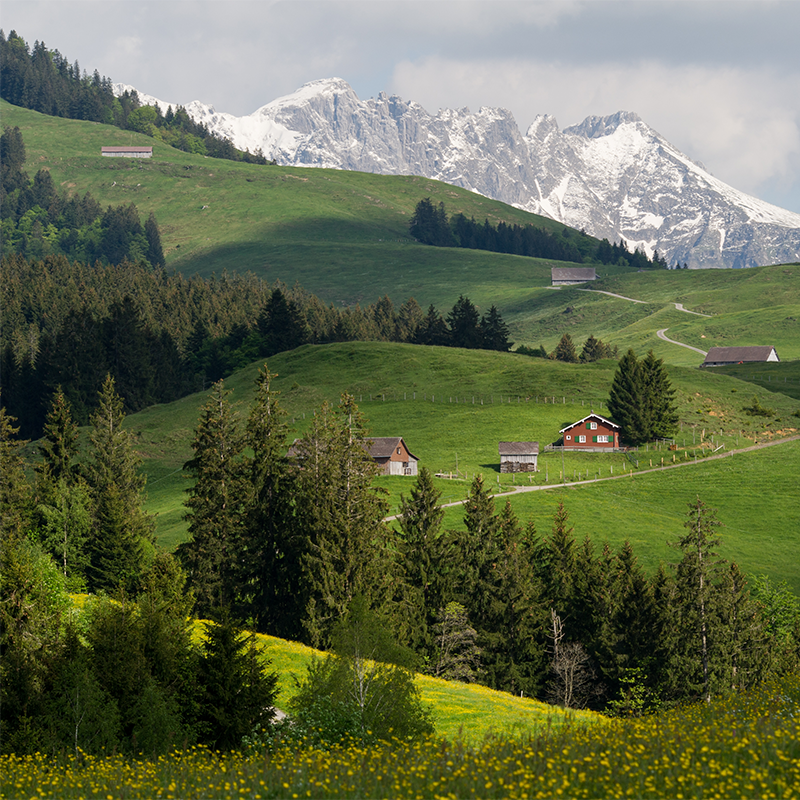
//> input picture 12주차/landscape-left.bmp, 800 x 800 px
$ ./week11   (built with g++ and OpenCV 4)
//> lines starting //> are read from the running program, lines starting //| are printed output that depends on the picture
### 12주차/SIFT_Descriptor.h
#pragma once
#include "SIFT.h"

class SIFT_Desc
{
public:
	SIFT_Desc(float discriptor[8])
	{
		for(int i = 0; i <8; ++i)
			this->discriptor[i] = discriptor[i];
	}
	float discriptor[8];
};

class SIFT_Descriptor
{
public:
	std::vector<SIFT_Desc> SIFT_DescVec;
	void FindDominantOrientation(SIFT_c&sift);
	void MakeDescriptor(SIFT_c&sift);
};

### 12주차/sift.h
#pragma once
#include "opencv2\opencv.hpp"
#include <vector>

class keyPoint
{
public:
	keyPoint(int y, int x, int oct, double sig) : y(y), x(x), octave(oct), sigma(sig){}
	int y;
	int x;
	int octave;
	double sigma;
	float dominantOrient;
};

class Octave
{
public:
	cv::Mat gauImage[6];
	cv::Mat DoG[5];
	int octave;
};

class SIFT_c
{
public:
	std::vector<Octave> octaveVec;
	std::vector<keyPoint> keyPointVec;
	double sig[6];
public:
	void InitSig();
	void MakeOctaveImg(cv::Mat& org);
	void DOG();
	void FindKeyPoint();
	void DrawKeyPoint(cv::Mat &dst);
	int GetSigmaIdx(float sigma)
	{
		for(int i = 0; i < 6; ++i)
			if(sigma == sig[i])
				return i;
	}
};

### 12주차/SIFT_Descriptor.cpp
#include "SIFT_Descriptor.h"

void SIFT_Descriptor::FindDominantOrientation(SIFT_c& sift)
{
	// 에지 히스토그램 개수
	const int SIFT_ORI_HIST_BINS = 36;
	for (int i = 0; i < sift.keyPointVec.size(); i++)
	{
		keyPoint& key = sift.keyPointVec[i];

		/*
		컴퓨터비전 256p
		Hess가 구현한 방법에서는 1.5 x 3 x Sigma를 반올림하여 w를 구한 후
		(2w+1) x (2w+1)의 윈도우를 사용하였다.
		*/
		int radius = 1.5 * 3 * key.sigma;


		std::vector<float> orient;
		std::vector<float> mag;

		// Octave와 Sigma에 맞는 영상으로 처리
		int sigmaIdx = sift.GetSigmaIdx(key.sigma);
		const cv::Mat& img = sift.octaveVec[key.octave].gauImage[sigmaIdx];
		for (int h = -radius; h <= radius; ++h)
		{
			int y = key.y + h;
			if (y <= 0 || y >= img.rows - 1)
				continue;
			for (int w = -radius; w <= radius; w++)
			{
				int x = key.x + w;
				if (x <= 0 || x >= img.cols - 1)
					continue;

				// 픽셀별 dx와 dy를 계산하시오.
				float dx = (float)(img.at<uchar>(y, x + 1) - img.at<uchar>(y, x - 1));
				float dy = (float)(img.at<uchar>(y + 1, x) - img.at<uchar>(y - 1, x));

				cv::Mat Mag(cv::Size(1, 1), CV_32FC1);
				cv::Mat Angle(cv::Size(1, 1), CV_32FC1);

				/*
					CV_EXPORTS_W void cartToPolar(InputArray x, InputArray y,
							  OutputArray magnitude, OutputArray angle,
							  bool angleInDegrees = false)
					x : dx
					y : dy
					magnitude : 에지 크기
					angle : 에지 방향
				*/
				// 에지 방향과 에지 크기를 계산하시오.
				cv::cartToPolar(dx, dy, Mag, Angle, true);

				orient.push_back(Angle.at<double>(0));
				mag.push_back(Mag.at<double>(0));
			}
		}

		float hist[SIFT_ORI_HIST_BINS] = { 0, };
		for (int s = 0; s < orient.size(); ++s)
		{
			//bin = 10도 간격으로 양자화된 에지 방향 값
			int bin = cvRound((SIFT_ORI_HIST_BINS / 360.f) * orient[s]);
			if (bin >= SIFT_ORI_HIST_BINS)
				bin -= SIFT_ORI_HIST_BINS;
			if (bin < 0)
				bin += SIFT_ORI_HIST_BINS;
			// 히스토그램의 값을 에지의 방향과 강도의 곱으로 계산
			hist[bin] += (1 * mag[s]);
		}

		//
		float maxval = hist[0];
		float maxOri = 0;
		// 값이 최대인 히스토그램 값을 Dominant Orienation으로 설정
		for (int ii = 1; ii < SIFT_ORI_HIST_BINS; ii++)
		{
			if (maxval < hist[ii])
			{
				maxval = hist[ii];
				maxOri = ii;
			}
		}

		key.dominantOrient = maxOri;
	}
}

void SIFT_Descriptor::MakeDescriptor(SIFT_c& sift)
{
	// 에지 히스토그램 개수
	const int SIFT_ORI_HIST_BINS = 8;
	for (int i = 0; i < sift.keyPointVec.size(); ++i)
	{
		keyPoint& key = sift.keyPointVec[i];
		/*
		컴퓨터비전 257p
		Hess가 구현한 방법에서는 siz를 3 x sigma로 설정하였다.
		*/
		int siz = 3 * key.sigma;


		// 36개로 양자화하여 10도씩 에지 히스토그램을 만들어기 때문에
		// 원래 에지를 계산하기 위해서 10을 곱해줌
		float orientation = key.dominantOrient * 10;

		cv::Point beginPoint = cv::Point(key.x - (2 * siz), key.y - (2 * siz));
		cv::Point endPoint = cv::Point(key.x + (2 * siz), key.y + (2 * siz));

		// Octave와 Sigma에 맞는 영상으로 처리
		int sigmaIdx = sift.GetSigmaIdx(key.sigma);
		const cv::Mat& img = sift.octaveVec[key.octave].gauImage[sigmaIdx];

		// 중점에서 회전하는 복합 행렬을 구하시오.
		/*
		CV_EXPORTS_W Mat getRotationMatrix2D( Point2f center, double angle, double scale );
		center : 중점 ? cv::Point로 넘김 ex) cv::Point(centerX, centerY)
		angle : 회전 방향
		scale : 스케일(실습에서는 1)
		*/
		cv::Mat m = cv::getRotationMatrix2D(cv::Point2f(img.cols / 2, img.rows / 2), orientation, 1);

		for (int h = beginPoint.y; h < endPoint.y; h += siz)
		{
			for (int w = beginPoint.x; w < endPoint.x; w += siz)
			{
				std::vector<float> orient;
				std::vector<float> mag;
				for (int h2 = h; h2 < h + siz; h2++)
				{
					for (int w2 = w; w2 < w + siz; w2++)
					{
						cv::Mat orgIdx(cv::Size(1, 2), CV_32FC1);

						orgIdx.at<float>(0) = h2;
						orgIdx.at<float>(1) = w2;

						// 복합 동차 행렬 계산
						int rotationIdxY = int(orgIdx.at<float>(0) * m.at<double>(0) + orgIdx.at<float>(1) * m.at<double>(1) + m.at<double>(2));
						int rotationIdxX = int(orgIdx.at<float>(0) * m.at<double>(3) + orgIdx.at<float>(1) * m.at<double>(4) + m.at<double>(5));

						if (rotationIdxX > 0 && rotationIdxX < img.cols - 1
							& rotationIdxY > 0 && rotationIdxY < img.rows - 1)
						{
							// 픽셀별 dx와 dy를 계산하시오.(rotationIdxY와 rotationIdxX를 이용하세요.)
							float dx = (float)(img.at<uchar>(rotationIdxY, rotationIdxX + 1) - img.at<uchar>(rotationIdxY, rotationIdxX - 1));
							float dy = (float)(img.at<uchar>(rotationIdxY + 1, rotationIdxX) - img.at<uchar>(rotationIdxY - 1, rotationIdxX));

							cv::Mat Mag(cv::Size(1, 1), CV_32FC1);
							cv::Mat Angle(cv::Size(1, 1), CV_32FC1);

							/*
							CV_EXPORTS_W void cartToPolar(InputArray x, InputArray y,
								  OutputArray magnitude, OutputArray angle,
								bool angleInDegrees = false)
							x : dx
							y : dy
							magnitude : 에지 크기
							angle : 에지 방향
							*/
							cv::cartToPolar(dx, dy, Mag, Angle, true);

							orient.push_back(Angle.at<double>(0));
							mag.push_back(Mag.at<double>(0));
						}
					}
				}


				float hist[SIFT_ORI_HIST_BINS] = { 0, };
				for (int s = 0; s < orient.size(); ++s)
				{
					//bin = 8단계로 양자화된 에지 방향 값
					int bin = cvRound((SIFT_ORI_HIST_BINS / 360.f) * orient[s]);
					if (bin >= SIFT_ORI_HIST_BINS)
						bin -= SIFT_ORI_HIST_BINS;
					if (bin < 0)
						bin += SIFT_ORI_HIST_BINS;

					hist[bin] += (1 * mag[s]);

				}

				float sum_of_hist = 0;
				// 정규화
				for (int quant_radius = 0; quant_radius < SIFT_ORI_HIST_BINS; ++quant_radius)
				{
					sum_of_hist += hist[quant_radius];
				}

				for (int quant_radius = 0; quant_radius < SIFT_ORI_HIST_BINS; ++quant_radius)
				{
					if (sum_of_hist != 0)
						hist[quant_radius] /= sum_of_hist;
				}


				SIFT_Desc des(hist);
				SIFT_DescVec.push_back(des);
			}
		}
	}
}

### 12주차/sift.cpp
#include "SIFT.h"
#include <string>
void SIFT_c::InitSig()
{
	sig[0] = 1.6;
	for(int i = 1; i < 6; ++i)
	{
		sig[i] = sig[i-1] * 1.26;
	}
}


void SIFT_c::MakeOctaveImg(cv::Mat& org)
{
	// 첫번째 영상은 스무딩인 적용되었다고 가정함
	Octave oct;
	oct.octave = octaveVec.size();
	org.copyTo(oct.gauImage[0]);

	// 이외의 이미지에 해당하는 시그마 만큼 가우시안 적용
	/*
	CV_EXPORTS_W void GaussianBlur( InputArray src, OutputArray dst, Size ksize,
                                double sigmaX, double sigmaY = 0,
                                int borderType = BORDER_DEFAULT );
	src - 원본 영상(org)
	dst - 결과 영상(oct.gauImage array)
	ksize - 커널 사이즈
	sigmaX - sigma(sig array)
	*/
	for(int i = 1; i < 6; ++i)
	{
		// 첫번째 이미지 이외의 이미지에 해당하는 시그마 만큼 가우시안 적용하시오.
		cv::GaussianBlur(org, oct.gauImage[i], cv::Size(), sig[i]);
	}

	octaveVec.push_back(oct);
}

void SIFT_c::DOG()
{
	Octave &oct = octaveVec[octaveVec.size()-1];
	for(int i = 1; i < 6; ++i)
	{
		// oct.gauImage array를 이용하여 oct.DoG array에 DOG를 생성하시오.
		oct.DoG[i-1] = oct.gauImage[i-1] - oct.gauImage[i];
	}
}

void SIFT_c::FindKeyPoint()
{
	int octIdx = octaveVec.size()-1;
	Octave &oct = octaveVec[octIdx];

	for(int o = 1; o <= 3; ++o)
	{
		for(int h = 1; h < oct.DoG[o].rows - 1; ++h)
		{
			for(int w = 1; w < oct.DoG[o].cols - 1; ++w)
			{
				// 특징점의 값에 문턱값을 적용하여
				// 너무 작은 값은 배제
				if(oct.DoG[o].at<uchar>(h,w) <= 8)
					continue;
				int max_v = oct.DoG[o].at<uchar>(h,w);
				int min_v = oct.DoG[o].at<uchar>(h,w);

				for(int o2 = o-1; o2 <= o+1; ++o2)
				{
					for(int h2 = h - 1; h2 <= h + 1; ++h2)
					{
						for(int w2 = w - 1; w2 <= w + 1; ++w2)
						{
							if(o == o2 && h == h2 && w == w2)
								continue;

							if(oct.DoG[o2].at<uchar>(h2,w2) > max_v)
							{
								max_v = oct.DoG[o2].at<uchar>(h2,w2);
							}

							if(oct.DoG[o2].at<uchar>(h2,w2) < min_v)
							{
								min_v = oct.DoG[o2].at<uchar>(h2,w2);
							}
						}
					}
				}
				//최댓, 최솟값이 현재 좌표이면 키포인트(특징점)으로 판단
				if(max_v == oct.DoG[o].at<uchar>(h,w))
					keyPointVec.push_back(keyPoint(h, w, octIdx, sig[o]));
				if(min_v == oct.DoG[o].at<uchar>(h,w))
					keyPointVec.push_back(keyPoint(h, w, octIdx, sig[o]));
			}
		}
	}
}

// [8 lines left out: function DrawKeyPoint, not called in this run]

### 12주차/week11.cpp
#include "SIFT.h"
#include "SIFT_Descriptor.h"
using namespace cv;
using namespace std;

int main()
{
	Mat image1;
	Mat image2;

	/// Load image
	image1 = imread("landscape-left.bmp", cv::IMREAD_GRAYSCALE);
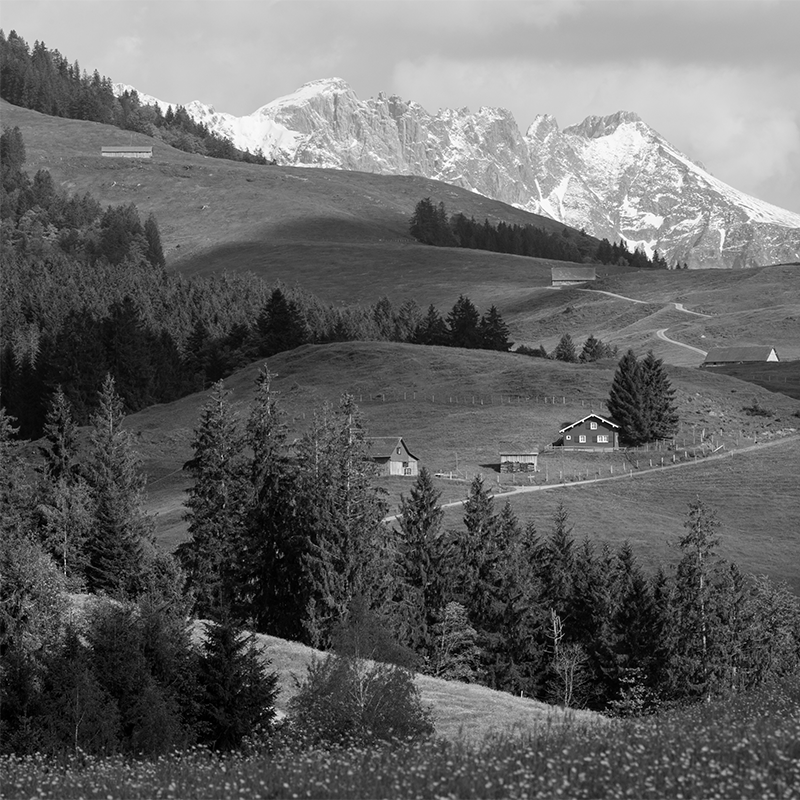
//> image1: 800 rows x 800 cols, CV_8UC1; min 0, max 255, mean 99.9
	image2 = imread("landscape-right.bmp", cv::IMREAD_GRAYSCALE);
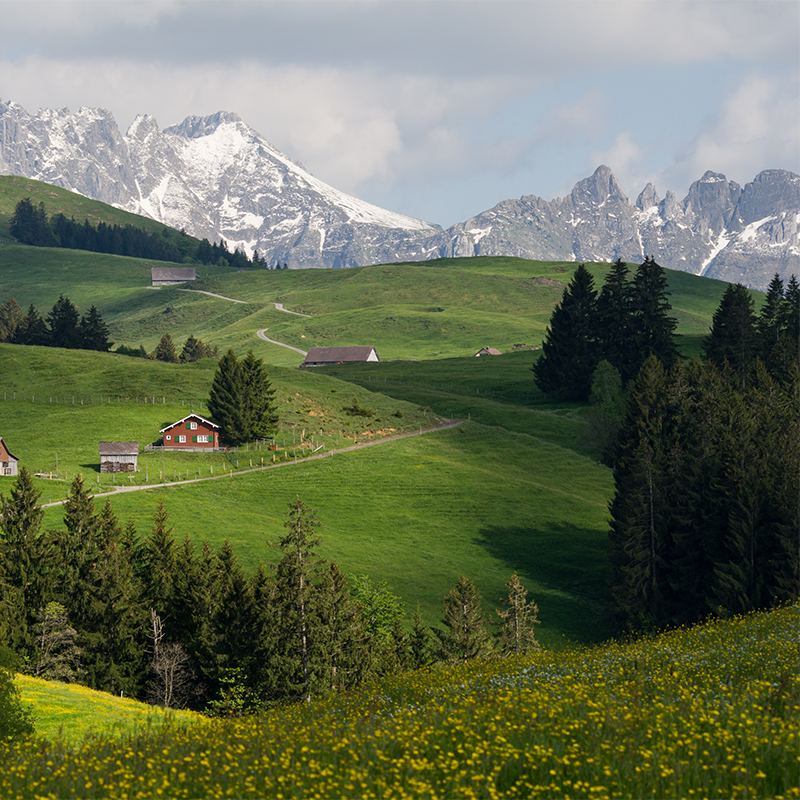
//> input picture 12주차/landscape-right.bmp, 800 x 800 px
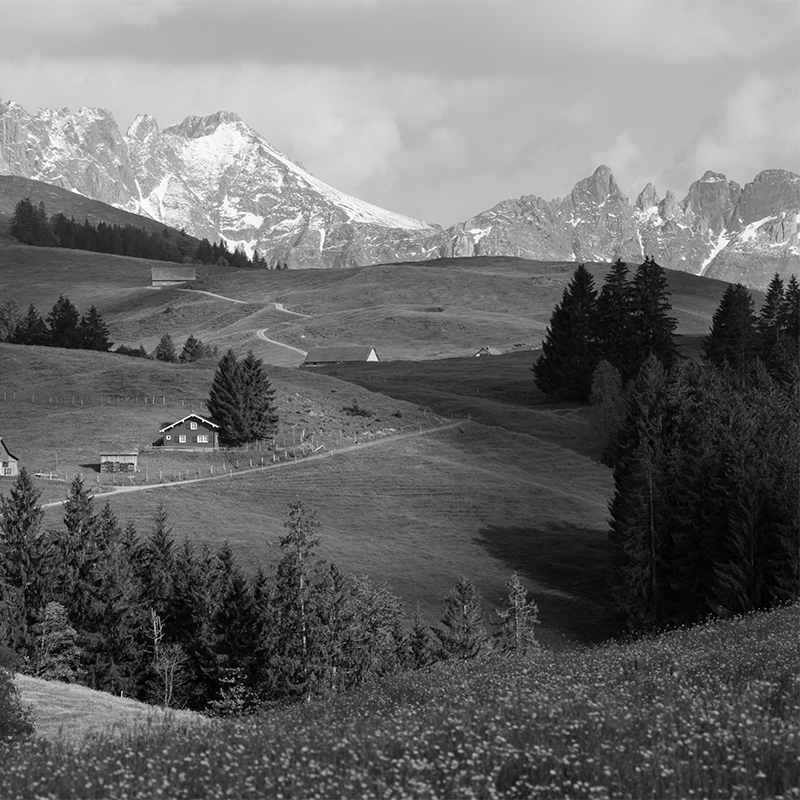
//> image2: 800 rows x 800 cols, CV_8UC1; min 0, max 255, mean 105.8

	Mat dst;
	Mat dst2;
	cvtColor(image1, dst, cv::COLOR_GRAY2BGR);
	cvtColor(image2, dst2, cv::COLOR_GRAY2BGR);

	SIFT_c sift;
	cv::GaussianBlur(image1, image1, cv::Size(0, 0), 1.6, 1.6);

	sift.InitSig();
	sift.MakeOctaveImg(image1);
	sift.DOG();
	sift.FindKeyPoint();
//> after the loop in FindKeyPoint, `for(int o = 1; o <= 3; ++o)`: keyPointVec = 96 items

	SIFT_c sift2;
	cv::GaussianBlur(image2, image2, cv::Size(0, 0), 1.6, 1.6);

	sift2.InitSig();
	sift2.MakeOctaveImg(image2);
	sift2.DOG();
	sift2.FindKeyPoint();


	for (int i = 0; i < 3; ++i)
	{
		int octIdx = sift.octaveVec.size() - 1;
		Octave& oct = sift.octaveVec[octIdx];

		cv::Mat resizeMat;
		resize(oct.gauImage[3], resizeMat, cv::Size(oct.gauImage[3].cols / 2, oct.gauImage[3].rows / 2));
		sift.MakeOctaveImg(resizeMat);
		sift.DOG();
		sift.FindKeyPoint();
	}
//> this loop made 3 passes
//> pass 1, `resize(oct.gauImage[3], resizeMat, cv::Size(oct.gauImage[3].cols / 2, ..`:
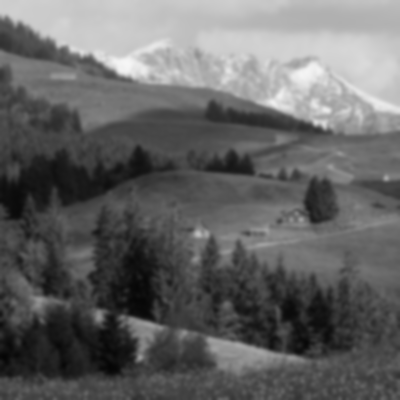
//> resizeMat: 400 rows x 400 cols, CV_8UC1; min 5, max 246, mean 100
//> pass 3, `resize(oct.gauImage[3], resizeMat, cv::Size(oct.gauImage[3].cols / 2, ..`:
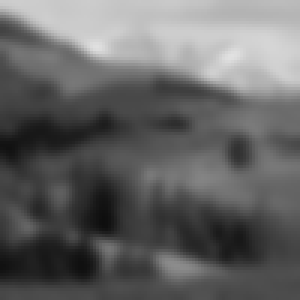
//> resizeMat: 100 rows x 100 cols, CV_8UC1 (shown 3 times larger); min 14, max 225, mean 100.3

	for (int i = 0; i < 3; ++i)
	{
		int octIdx = sift2.octaveVec.size() - 1;
		Octave& oct2 = sift2.octaveVec[octIdx];

		cv::Mat resizeMat;
		resize(oct2.gauImage[3], resizeMat, cv::Size(oct2.gauImage[3].cols / 2, oct2.gauImage[3].rows / 2));
		sift2.MakeOctaveImg(resizeMat);
		sift2.DOG();
		sift2.FindKeyPoint();
	}
//> this loop made 3 passes
//> pass 1, `resize(oct2.gauImage[3], resizeMat, cv::Size(oct2.gauImage[3].cols / 2..`:
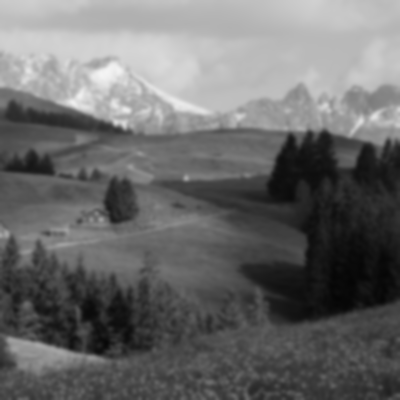
//> resizeMat: 400 rows x 400 cols, CV_8UC1; min 5, max 244, mean 105.9
//> pass 3, `resize(oct2.gauImage[3], resizeMat, cv::Size(oct2.gauImage[3].cols / 2..`:
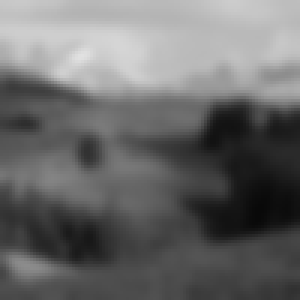
//> resizeMat: 100 rows x 100 cols, CV_8UC1 (shown 3 times larger); min 9, max 225, mean 106.2

	SIFT_Descriptor descriptor;
	descriptor.FindDominantOrientation(sift);
//> the loop in FindDominantOrientation, `for (int i = 0; i < sift.keyPointVec.size(); i++)` made 125 passes
//> radius on passes 1 to 12: 11, 11, 11, 11, 11, 11, 11, 11, 11, 11, 11, 11
//> (radius, key.sigma) on pass 36: (14, 3.2)
	descriptor.MakeDescriptor(sift);
//> the loop in MakeDescriptor, `for (int i = 0; i < sift.keyPointVec.size(); ++i)` made 125 passes
//> (siz, orientation, beginPoint, endPoint, m) on passes 2 to 8: (7, 320, Point(183, 105), Point(211, 133), [[0.766, -0.643, 350.7], [0.643, 0.766, -163.5]]), (7, 290, Point(500, 190), Point(528, 218), [[0.342, -0.94, 639.1], [0.94, 0.342, -112.7]]), (7, 290, Point(501, 190), Point(529, 218), [[0.342, -0.94, 639.1], [0.94, 0.342, -112.7]]), (7, 290, Point(502, 190), Point(530, 218), [[0.342, -0.94, 639.1], [0.94, 0.342, -112.7]]), (7, 290, Point(502, 191), Point(530, 219), [[0.342, -0.94, 639.1], [0.94, 0.342, -112.7]]), (7, 290, Point(503, 191), Point(531, 219), [[0.342, -0.94, 639.1], [0.94, 0.342, -112.7]]), (7, 330, Point(635, 239), Point(663, 267), [[0.866, -0.5, 253.6], [0.5, 0.866, -146.4]])
//> (siz, orientation, beginPoint, endPoint, key.sigma, m) on passes 1, 36: (7, 320, Point(149, 97), Point(177, 125), 2.54, [[0.766, -0.643, 350.7], [0.643, 0.766, -163.5]]), (9, 350, Point(98, 72), Point(134, 108), 3.2, [[0.985, -0.174, 75.54], [0.174, 0.985, -63.38]])
//> after the loop in MakeDescriptor, `for (int i = 0; i < sift.keyPointVec.size(); ++i)`: SIFT_DescVec = 2000 items

	SIFT_Descriptor descriptor2;
	descriptor2.FindDominantOrientation(sift2);
//> the loop in FindDominantOrientation (call 2), `for (int i = 0; i < sift.keyPointVec.size(); i++)` made 73 passes
//> (radius, key.sigma) on passes 1, 36: (11, 2.54), (14, 3.2)
	descriptor2.MakeDescriptor(sift2);
//> the loop in MakeDescriptor (call 2), `for (int i = 0; i < sift.keyPointVec.size(); ++i)` made 73 passes
//> (orientation, beginPoint, endPoint, m) on passes 2 to 8: (290, Point(101, 190), Point(129, 218), [[0.342, -0.94, 639.1], [0.94, 0.342, -112.7]]), (290, Point(102, 190), Point(130, 218), [[0.342, -0.94, 639.1], [0.94, 0.342, -112.7]]), (290, Point(102, 191), Point(130, 219), [[0.342, -0.94, 639.1], [0.94, 0.342, -112.7]]), (290, Point(103, 191), Point(131, 219), [[0.342, -0.94, 639.1], [0.94, 0.342, -112.7]]), (10, Point(644, 207), Point(672, 235), [[0.985, 0.174, -63.38], [-0.174, 0.985, 75.54]]), (10, Point(645, 207), Point(673, 235), [[0.985, 0.174, -63.38], [-0.174, 0.985, 75.54]]), (330, Point(235, 239), Point(263, 267), [[0.866, -0.5, 253.6], [0.5, 0.866, -146.4]])
//> (orientation, beginPoint, endPoint, key.sigma, m) on pass 1: (290, Point(100, 190), Point(128, 218), 2.54, [[0.342, -0.94, 639.1], [0.94, 0.342, -112.7]])


	cout << "(sift.keyPointVec.size())" << (sift.keyPointVec.size()) << endl;;
//| (sift.keyPointVec.size())125

	//유클리디안 거리
	double sum = 0.0;
	double distance = 0.0;
	double min = INT16_MAX;
	int KeyPoint1_minIdx = 0;
	int KeyPoint2_minIdx = 0;


	for (int k = 0; k < sift.keyPointVec.size(); k++) {
		for (int l = 0; l <  sift2.keyPointVec.size(); l++) {
			for (int i = 0; i < 4; ++i)
			{
				for (int j = 0; j < 4; ++j)
				{
					for (int z = 0; z < 8; ++z)
					{

						sum += pow(descriptor.SIFT_DescVec[k*16+i*4+j].discriptor[z] - descriptor2.SIFT_DescVec[l*16+i*4+j].discriptor[z], 2);

					}
				}
			}
			distance = sqrt(sum);
			sum = 0.0;
			//std::cout <<"distance: " << distance <<  std::endl;
			//std::cout << std::endl;

			if (distance < 1) {
				min = distance;
				KeyPoint1_minIdx = k;
				KeyPoint2_minIdx = l;

				std::cout << "distance: " << min << std::endl;
				std::cout << "KeyPoint1_minIdx: " << KeyPoint1_minIdx << std::endl;
				std::cout << "KeyPoint2_minIdx: " << KeyPoint2_minIdx << std::endl;
				std::cout << std::endl;

				int scale = pow(2, sift.keyPointVec[k].octave);
				circle(dst, cv::Point(sift.keyPointVec[k].x * scale, sift.keyPointVec[k].y) * scale, 3, cv::Scalar(0, 0, 255));

				int scale2 = pow(2, sift2.keyPointVec[l].octave);
				circle(dst2, cv::Point(sift2.keyPointVec[l].x * scale2, sift2.keyPointVec[l].y) * scale2, 3, cv::Scalar(0, 0, 255));

			}
		}
	}
//> this loop made 125 passes
	imshow("key Point1", dst);
	imshow("key Point2", dst2);

	imwrite("ketPoint1.jpg", dst);
	imwrite("ketPoint2.jpg", dst2);

	cv::waitKey();

	return 0;
}
